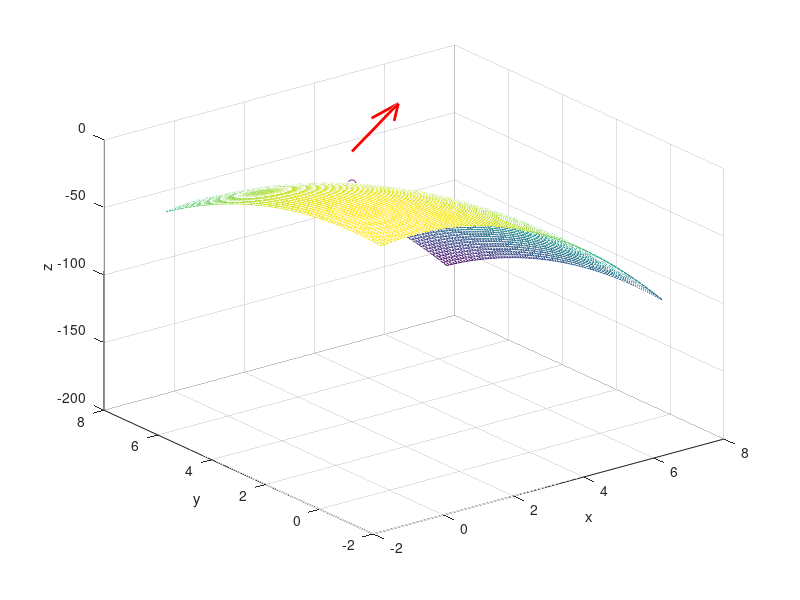

The MATLAB source for this figure:
close all
clear all
format long

f =@(x,y) -(2.*x.^2+y.^2)
[xx,yy]=meshgrid(-1:0.1:7);
mesh(xx,yy,f(xx,yy))
%% gradient
delta = 1e-6;
x_p = 2;
y_p = 4;
fx = (f(x_p+delta,y_p)-f(x_p,y_p))/delta;
fy = (f(x_p,y_p+delta)-f(x_p,y_p))/delta;
d_f = [fx,fy];
%% directional derivative
dir_v = [3,2]';
dir_v = dir_v./(dir_v'*dir_v)   ;
d_d = d_f*dir_v;
v_x = linspace(x_p,x_p+3,50);
v_y = linspace(y_p,y_p+2,50);
hold on
quiver3(x_p,y_p,0,3,2,0,'r','filled','LineWidth',2);
fprintf('directional derivative = %f\n',d_d)
%% tangent line
lambda=linspace(-1,1);
m = sqrt(d_f*d_f');
fz = f(x_p,y_p);
x_t = x_p+lambda*(sqrt(4/((fy/fx)^2+1)))/2;
y_t = y_p+lambda*(sqrt(4/((fy/fx)^2+1)))/2*fy/fx;
if(fx <= 0)
    z_t = fz +lambda*-m;
else
    z_t = fz +lambda*m;
end
plot3(x_t,y_t,z_t,'k-','LineWidth',2,'MarkerSize',15)
plot3(x_p,y_p,fz,'o')
xlabel('x')
ylabel('y')
zlabel('z')
